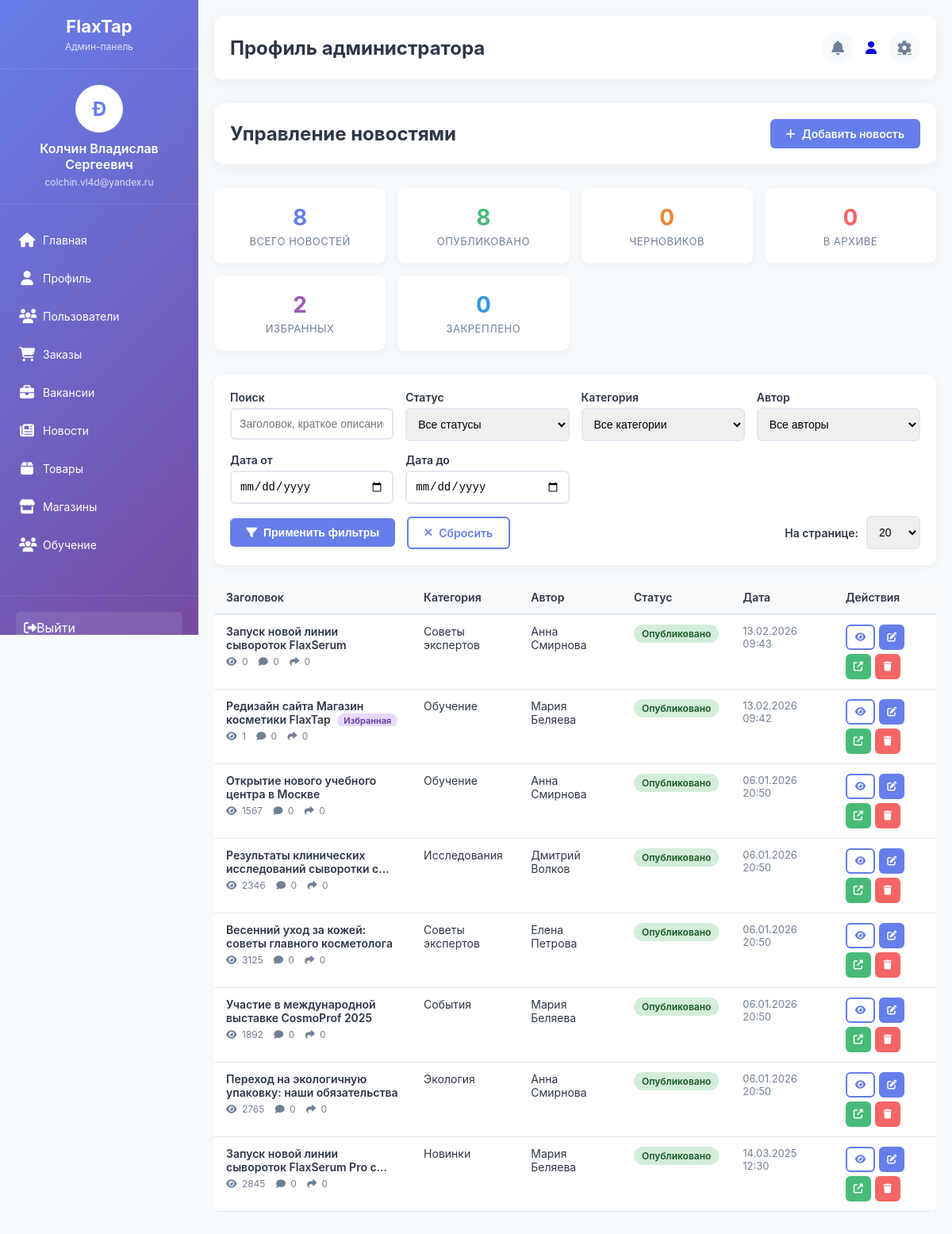
Page /admin/news/index.php (signed in) on the committed database.
### tables this page shows
CREATE TABLE `news` (
  `id` int NOT NULL,
  `title` varchar(200) NOT NULL COMMENT 'Заголовок новости',
  `slug` varchar(200) NOT NULL COMMENT 'URL новости',
  `excerpt` text COMMENT 'Краткое описание',
  `content` longtext COMMENT 'Полный текст новости',
  `category_id` int DEFAULT NULL COMMENT 'Категория новости',
  `author_id` int DEFAULT NULL COMMENT 'Автор новости',
  `main_image_url` varchar(500) DEFAULT NULL COMMENT 'Главное изображение',
  `thumbnail_url` varchar(500) DEFAULT NULL COMMENT 'Миниатюра для списка',
  `status` enum('draft','published','archived') DEFAULT 'draft' COMMENT 'Статус новости',
  `published_at` datetime DEFAULT NULL COMMENT 'Дата публикации',
  `reading_time_minutes` int DEFAULT '5' COMMENT 'Время чтения в минутах',
  `views_count` int DEFAULT '0' COMMENT 'Количество просмотров',
  `shares_count` int DEFAULT '0' COMMENT 'Количество репостов',
  `comments_count` int DEFAULT '0' COMMENT 'Количество комментариев',
  `meta_title` varchar(200) DEFAULT NULL,
  `meta_description` text,
  `meta_keywords` text,
  `is_featured` tinyint(1) DEFAULT '0' COMMENT 'Показана на главной',
  `is_pinned` tinyint(1) DEFAULT '0' COMMENT 'Закрепленная новость',
  `allow_comments` tinyint(1) DEFAULT '1' COMMENT 'Разрешены комментарии',
  `created_by` int DEFAULT NULL COMMENT 'Кто создал новость',
  `updated_by` int DEFAULT NULL COMMENT 'Кто обновил новость',
  `created_at` timestamp NULL DEFAULT CURRENT_TIMESTAMP,
  `updated_at` timestamp NULL DEFAULT CURRENT_TIMESTAMP ON UPDATE CURRENT_TIMESTAMP
);

CREATE TABLE `news_categories` (
  `id` int NOT NULL,
  `name` varchar(100) NOT NULL COMMENT 'Название категории',
  `slug` varchar(100) NOT NULL COMMENT 'URL категории',
  `description` text COMMENT 'Описание категории',
  `color` varchar(20) DEFAULT '#3498db' COMMENT 'Цвет категории для отображения',
  `icon` varchar(50) DEFAULT NULL COMMENT 'Иконка категории',
  `is_active` tinyint(1) DEFAULT '1' COMMENT 'Активна ли категория',
  `sort_order` int DEFAULT '0' COMMENT 'Порядок сортировки',
  `created_at` timestamp NULL DEFAULT CURRENT_TIMESTAMP
);

CREATE TABLE `news_authors` (
  `id` int NOT NULL,
  `name` varchar(100) NOT NULL COMMENT 'Имя автора',
  `slug` varchar(100) NOT NULL COMMENT 'URL автора',
  `position` varchar(100) DEFAULT NULL COMMENT 'Должность',
  `bio` text COMMENT 'Биография',
  `avatar_url` varchar(500) DEFAULT NULL COMMENT 'URL аватарки',
  `email` varchar(100) DEFAULT NULL COMMENT 'Email автора',
  `phone` varchar(20) DEFAULT NULL COMMENT 'Телефон',
  `social_links` json DEFAULT NULL COMMENT 'Ссылки на соцсети',
  `is_active` tinyint(1) DEFAULT '1' COMMENT 'Активен ли автор',
  `created_at` timestamp NULL DEFAULT CURRENT_TIMESTAMP
);

### admin/news/index.php (the view, shortened to what this page needs)
<?php
include "../config/database.php";
$page = isset($_GET['page']) ? (int)$_GET['page'] : 1;
$per_page = 20;
$offset = ($page - 1) * $per_page;
$search = isset($_GET['search']) ? mysqli_real_escape_string($conn, $_GET['search']) : '';
$status_filter = isset($_GET['status']) ? $_GET['status'] : '';
$category_filter = isset($_GET['category']) ? $_GET['category'] : '';
$author_filter = isset($_GET['author']) ? $_GET['author'] : '';
$date_from = isset($_GET['date_from']) ? $_GET['date_from'] : '';
$date_to = isset($_GET['date_to']) ? $_GET['date_to'] : '';
$where = ["1=1"];
$where_clause = implode(' AND ', $where);
$query = "SELECT n.*,
          nc.name as category_name,
          na.name as author_name,
          u1.name as created_by_name,
          u2.name as updated_by_name
          FROM news n
          LEFT JOIN news_categories nc ON n.category_id = nc.id
          LEFT JOIN news_authors na ON n.author_id = na.id
          LEFT JOIN users u1 ON n.created_by = u1.id
          LEFT JOIN users u2 ON n.updated_by = u2.id
          WHERE $where_clause
          ORDER BY n.created_at DESC
          LIMIT $offset, $per_page";
$result = mysqli_query($conn, $query);
$stats_query = "SELECT
    COUNT(*) as total,
    SUM(CASE WHEN status = 'published' THEN 1 ELSE 0 END) as published,
    SUM(CASE WHEN status = 'draft' THEN 1 ELSE 0 END) as draft,
    SUM(CASE WHEN status = 'archived' THEN 1 ELSE 0 END) as archived,
    SUM(CASE WHEN is_featured = 1 THEN 1 ELSE 0 END) as featured,
    SUM(CASE WHEN is_pinned = 1 THEN 1 ELSE 0 END) as pinned
    FROM news";
$stats_result = mysqli_query($conn, $stats_query);
$stats = mysqli_fetch_assoc($stats_result);
?>
<!DOCTYPE html>
<html lang="ru">
<head>
    <link rel="stylesheet" href="../assets/style/style.css">
    <link rel="stylesheet" href="https://cdnjs.cloudflare.com/ajax/libs/font-awesome/6.4.0/css/all.min.css">
    <link rel="stylesheet" href="../assets/style/news/index.css">
</head>
<body>
    <?php include "../inc/sidebar.php"; ?>
    <main class="main-content">
        <?php include "../inc/header.php"; ?>
        <div class="header">
            <h1>Управление новостями</h1>
            <div class="quick-actions">
                <a href="create.php" class="btn btn-primary">
                    <i class="fas fa-plus"></i> Добавить новость
                </a>
            </div>
        </div>
        <div class="stats-grid">
            <div class="stat-card total-news">
                <div class="stat-number"><?php echo $stats['total']; ?></div>
                <div class="stat-label">Всего новостей</div>
            </div>
            <div class="stat-card published-news">
                <div class="stat-number"><?php echo $stats['published']; ?></div>
                <div class="stat-label">Опубликовано</div>
            </div>
            <div class="stat-card draft-news">
                <div class="stat-number"><?php echo $stats['draft']; ?></div>
                <div class="stat-label">Черновиков</div>
            </div>
            <div class="stat-card archived-news">
                <div class="stat-number"><?php echo $stats['archived']; ?></div>
                <div class="stat-label">В архиве</div>
            </div>
            <div class="stat-card featured-news">
                <div class="stat-number"><?php echo $stats['featured']; ?></div>
                <div class="stat-label">Избранных</div>
            </div>
            <div class="stat-card pinned-news">
                <div class="stat-number"><?php echo $stats['pinned']; ?></div>
                <div class="stat-label">Закреплено</div>
            </div>
        </div>
        <form method="GET" class="filter-form">
            <div class="filter-grid">
                <div class="form-group">
                    <label for="search">Поиск</label>
                    <input type="text" id="search" name="search" class="form-control"
                           value="<?php echo htmlspecialchars($search); ?>"
                           placeholder="Заголовок, краткое описание, текст">
                </div>
                <div class="form-group">
                    <label for="status">Статус</label>
                    <select id="status" name="status" class="form-control">
                        <option value="all">Все статусы</option>
                    </select>
                </div>
                <div class="form-group">
                    <label for="category">Категория</label>
                    <select id="category" name="category" class="form-control">
                        <option value="all">Все категории</option>
                    </select>
                </div>
                <div class="form-group">
                    <label for="author">Автор</label>
                    <select id="author" name="author" class="form-control">
                        <option value="all">Все авторы</option>
                    </select>
                </div>
                <div class="form-group">
                    <label for="date_from">Дата от</label>
                    <input type="date" id="date_from" name="date_from" class="form-control"
                           value="<?php echo htmlspecialchars($date_from); ?>">
                </div>
                <div class="form-group">
                    <label for="date_to">Дата до</label>
                    <input type="date" id="date_to" name="date_to" class="form-control"
                           value="<?php echo htmlspecialchars($date_to); ?>">
                </div>
            </div>
            <div style="display: flex; justify-content: space-between; align-items: center;">
                <div>
                    <button type="submit" class="btn btn-primary">
                        <i class="fas fa-filter"></i> Применить фильтры
                    </button>
                    <?php if ($search || $status_filter != 'all' || $category_filter != 'all' || $author_filter != 'all' || $date_from || $date_to): ?>
                        <a href="?" class="btn btn-outline" style="margin-left: 10px;">
                            <i class="fas fa-times"></i> Сбросить
                        </a>
                    <?php endif; ?>
                </div>
                <div class="form-group" style="flex-direction: row; align-items: center; gap: 10px;">
                    <label for="per_page" style="margin-bottom: 0;">На странице:</label>
                    <select id="per_page" name="per_page" class="form-control" style="width: auto;" onchange="this.form.submit()">
                        <option value="20" <?php echo $per_page == 20 ? 'selected' : ''; ?>>20</option>
                    </select>
                </div>
            </div>
        </form>
        <div class="table-container">
            <table class="data-table">
                <thead>
                    <tr>
                        <th style="width: 30%;">Заголовок</th>
                        <th style="width: 15%;">Категория</th>
                        <th style="width: 15%;">Автор</th>
                        <th style="width: 10%;">Статус</th>
                        <th style="width: 15%;">Дата</th>
                        <th style="width: 15%;">Действия</th>
                    </tr>
                </thead>
                <tbody>
                    <?php if (mysqli_num_rows($result) > 0): ?>
                        <?php mysqli_data_seek($result, 0); ?>
                        <?php while ($news = mysqli_fetch_assoc($result)): ?>
                            <tr>
                                <td>
                                    <div class="news-title">
                                        <?php echo htmlspecialchars($news['title']); ?>
                                        <?php if ($news['is_featured']): ?>
                                            <span class="badge-featured">Избранная</span>
                                        <?php endif; ?>
                                    </div>
                                    <div class="news-meta">
                                        <span><i class="fas fa-eye"></i> <?php echo $news['views_count']; ?></span>
                                        <span><i class="fas fa-comment"></i> <?php echo $news['comments_count']; ?></span>
                                        <span><i class="fas fa-share"></i> <?php echo $news['shares_count']; ?></span>
                                    </div>
                                </td>
                                <td>
                                    <?php echo htmlspecialchars($news['category_name'] ?? 'Без категории'); ?>
                                </td>
                                <td>
                                    <?php echo htmlspecialchars($news['author_name'] ?? 'Не указан'); ?>
                                </td>
                                <td>
                                    <?php
                                    $status_class = 'badge-' . $news['status'];
                                    $status_text = '';
                                    switch($news['status']) {
                                        case 'published': $status_text = 'Опубликовано'; break;
                                    }
                                    ?>
                                    <span class="status-badge <?php echo $status_class; ?>">
                                        <?php echo $status_text; ?>
                                    </span>
                                </td>
                                <td class="date-cell">
                                    <?php echo date('d.m.Y H:i', strtotime($news['created_at'])); ?>
                                </td>
                                <td>
                                    <div class="action-buttons">
                                        <a href="view.php?id=<?php echo $news['id']; ?>"
                                           class="btn btn-sm btn-outline" title="Просмотр">
                                            <i class="fas fa-eye"></i>
                                        </a>
                                        <a href="edit.php?id=<?php echo $news['id']; ?>"
                                           class="btn btn-sm btn-primary" title="Редактировать">
                                            <i class="fas fa-edit"></i>
                                        </a>
                                        <a href="../news/<?php echo $news['slug']; ?>" target="_blank"
                                           class="btn btn-sm btn-success" title="На сайте">
                                            <i class="fas fa-external-link-alt"></i>
                                        </a>
                                        <a href="delete.php?id=<?php echo $news['id']; ?>"
                                           class="btn btn-sm btn-danger"
                                           onclick="return confirm('Вы уверены, что хотите удалить эту новость?');"
                                           title="Удалить">
                                            <i class="fas fa-trash"></i>
                                        </a>
                                    </div>
                                </td>
                            </tr>
                        <?php endwhile; ?>
                    <?php endif; ?>
                </tbody>
            </table>
        </div>
    </main>
</body>
</html>

### admin/assets/style/style.css (style rules this page uses)
:root { --primary-color: #667eea; --primary-dark: #5a67d8; --secondary-color: #764ba2; --sidebar-width: 250px; --header-height: 70px; --dark-color: #2d3748; --light-color: #f7fafc; --gray-color: #718096; --success-color: #48bb78; --danger-color: #f56565; --warning-color: #ed8936; --info-color: #4299e1; }
* { margin: 0; padding: 0; box-sizing: border-box; }
body { font-family: 'Inter', sans-serif; background-color: var(--light-color); color: var(--dark-color); display: flex; min-height: 100vh; }
.main-content { flex: 1; margin-left: var(--sidebar-width); padding: 20px; }
.header { background: white; padding: 20px; border-radius: 12px; margin-bottom: 30px; box-shadow: 0 4px 20px rgba(0,0,0,0.05); display: flex; justify-content: space-between; align-items: center; }
.header h1 { font-size: 24px; font-weight: 700; color: var(--dark-color); }
.btn { padding: 10px 20px; border: none; border-radius: 6px; font-size: 14px; font-weight: 600; cursor: pointer; transition: all 0.3s; text-decoration: none; display: inline-flex; align-items: center; gap: 8px; }
.btn-primary { background: var(--primary-color); color: white; }
.btn-success { background: var(--success-color); color: white; }
.btn-danger { background: var(--danger-color); color: white; }
.btn-outline { background: transparent; border: 2px solid var(--primary-color); color: var(--primary-color); }
.table-container { overflow-x: auto; margin-bottom: 20px; }
.data-table { width: 100%; border-collapse: collapse; font-size: 14px; background: white; border-radius: 8px; overflow: hidden; box-shadow: 0 2px 10px rgba(0,0,0,0.05); }
.data-table th { background: #f8f9fa; padding: 12px 15px; text-align: left; font-weight: 600; border-bottom: 2px solid #e2e8f0; color: var(--dark-color); }
.data-table td { padding: 12px 15px; border-bottom: 1px solid #e2e8f0; }
.action-buttons { display: flex; gap: 5px; }
.btn-sm { padding: 5px 10px; font-size: 12px; }

### rows in the picture
news: title "Запуск новой линии сывороток FlaxSerum", views_count "0", comments_count "0", shares_count "0", category.name "Советы экспертов", author.name "Анна Смирнова", status "Опубликовано", created_at "13.02.2026 09:43"
news: title "Редизайн сайта Магазин косметики FlaxTap", is_featured "Избранная", views_count "1", comments_count "0", shares_count "0", category.name "Обучение", author.name "Мария Беляева", status "Опубликовано", created_at "13.02.2026 09:42"
news: title "Открытие нового учебного центра в Москве", views_count "1567", comments_count "0", shares_count "0", category.name "Обучение", author.name "Анна Смирнова", status "Опубликовано", created_at "06.01.2026 20:50"
news: title "Результаты клинических исследований сыворотки…", views_count "2346", comments_count "0", shares_count "0", category.name "Исследования", author.name "Дмитрий Волков", status "Опубликовано", created_at "06.01.2026 20:50"
news: title "Весенний уход за кожей: советы главного косметолога", views_count "3125", comments_count "0", shares_count "0", category.name "Советы экспертов", author.name "Елена Петрова", status "Опубликовано", created_at "06.01.2026 20:50"
news: title "Участие в международной выставке CosmoProf 2025", views_count "1892", comments_count "0", shares_count "0", category.name "События", author.name "Мария Беляева", status "Опубликовано", created_at "06.01.2026 20:50"
news: title "Переход на экологичную упаковку: наши обязательства", views_count "2765", comments_count "0", shares_count "0", category.name "Экология", author.name "Анна Смирнова", status "Опубликовано", created_at "06.01.2026 20:50"
news: title "Запуск новой линии сывороток FlaxSerum Pro…", views_count "2845", comments_count "0", shares_count "0", category.name "Новинки", author.name "Мария Беляева", status "Опубликовано", created_at "14.03.2025 12:30"

### other values in the picture
substr($admin['name'], 0, 1) "Ð"
$admin['name'] "Колчин Владислав Сергеевич"
$admin['email'] "colchin.vl4d@yandex.ru"
$stats['total'] "8"
$stats['published'] "8"
$stats['draft'] "0"
$stats['archived'] "0"
$stats['featured'] "2"
$stats['pinned'] "0"
